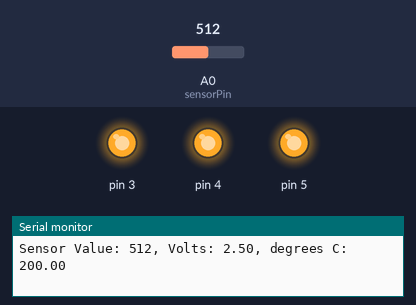
A sketch run on a simulated Arduino Uno, built with avr-gcc and run on an emulated ATmega328P. Shown: output pins drawn as LEDs (lit = HIGH), the last lines printed to the serial monitor. The test bench sets the inputs (shaded band); at power-on: A0 (sensorPin) = 512.

Above: at 1.3 s.
1.4 s: A0 (sensorPin) set to 164
2.9 s: A0 (sensorPin) set to 157
At 4.0 s:
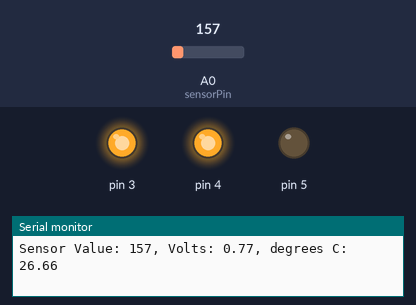
4.5 s: A0 (sensorPin) set to 122
At 5.3 s:
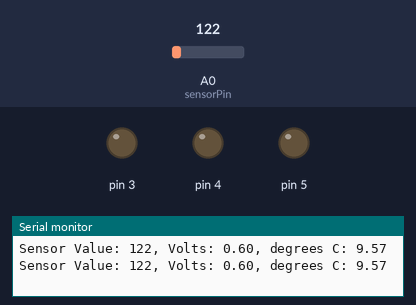
6.0 s: A0 (sensorPin) set to 306
At 6.6 s:
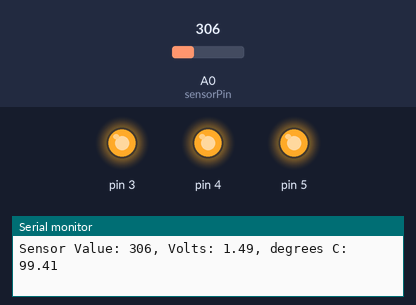
7.5 s: A0 (sensorPin) set to 0
At 7.9 s:
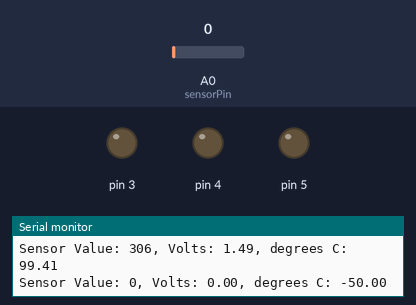
Timing chart, 0 to 10.0 s (numbered marks = the images above; inputs shaded):
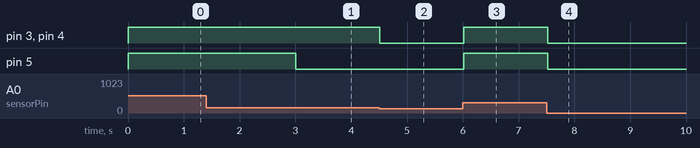

Measured:
- the behaviour switches between 158 and 157 on A0 (sensorPin) (found by bisection; images 0 and 1)
- after the input at 2.9 s, pin 5: HIGH → LOW after 0.11 s
- after the input at 4.5 s, pin 3, pin 4: HIGH → LOW at once
- after the input at 6.0 s, pin 3–5: LOW → HIGH at once
- after the input at 7.5 s, pin 3–5: HIGH → LOW at once

The sketch:

sketch_ard_proj3.ino
```cpp
const int sensorPin = A0;
const float baselineTemp = 21.0;

void setup() {
  // put your setup code here, to run once:
  Serial.begin(9600);

  for (int pinNumber = 3; pinNumber<6; pinNumber++){
    pinMode(pinNumber, OUTPUT);
    digitalWrite(pinNumber, LOW);
  }
}

void loop() {
  // put your main code here, to run repeatedly:
  int sensorVal = analogRead(sensorPin);
  Serial.print("Sensor Value: ");
  Serial.print(sensorVal);

  float voltage = (sensorVal/1024.0) * 5;
  Serial.print(", Volts: ");
  Serial.print(voltage);

  Serial.print(", degrees C: ");
  float temperature = (voltage - .5) * 100;
  Serial.println(temperature);

  if (temperature < baselineTemp){
    digitalWrite(3, LOW);
    digitalWrite(4, LOW);
    digitalWrite(5, LOW);
  } else if (temperature >= baselineTemp+2 && temperature < baselineTemp+4){
    digitalWrite(3, HIGH);
    digitalWrite(4, LOW);
    digitalWrite(5, LOW);
  } else if (temperature >= baselineTemp+4 && temperature < baselineTemp+6){
    digitalWrite(3, HIGH);
    digitalWrite(4, HIGH);
    digitalWrite(5, LOW);
  } else if (temperature >= baselineTemp+6){
    digitalWrite(3, HIGH);
    digitalWrite(4, HIGH);
    digitalWrite(5, HIGH);
  }


  delay(500);
}
```
